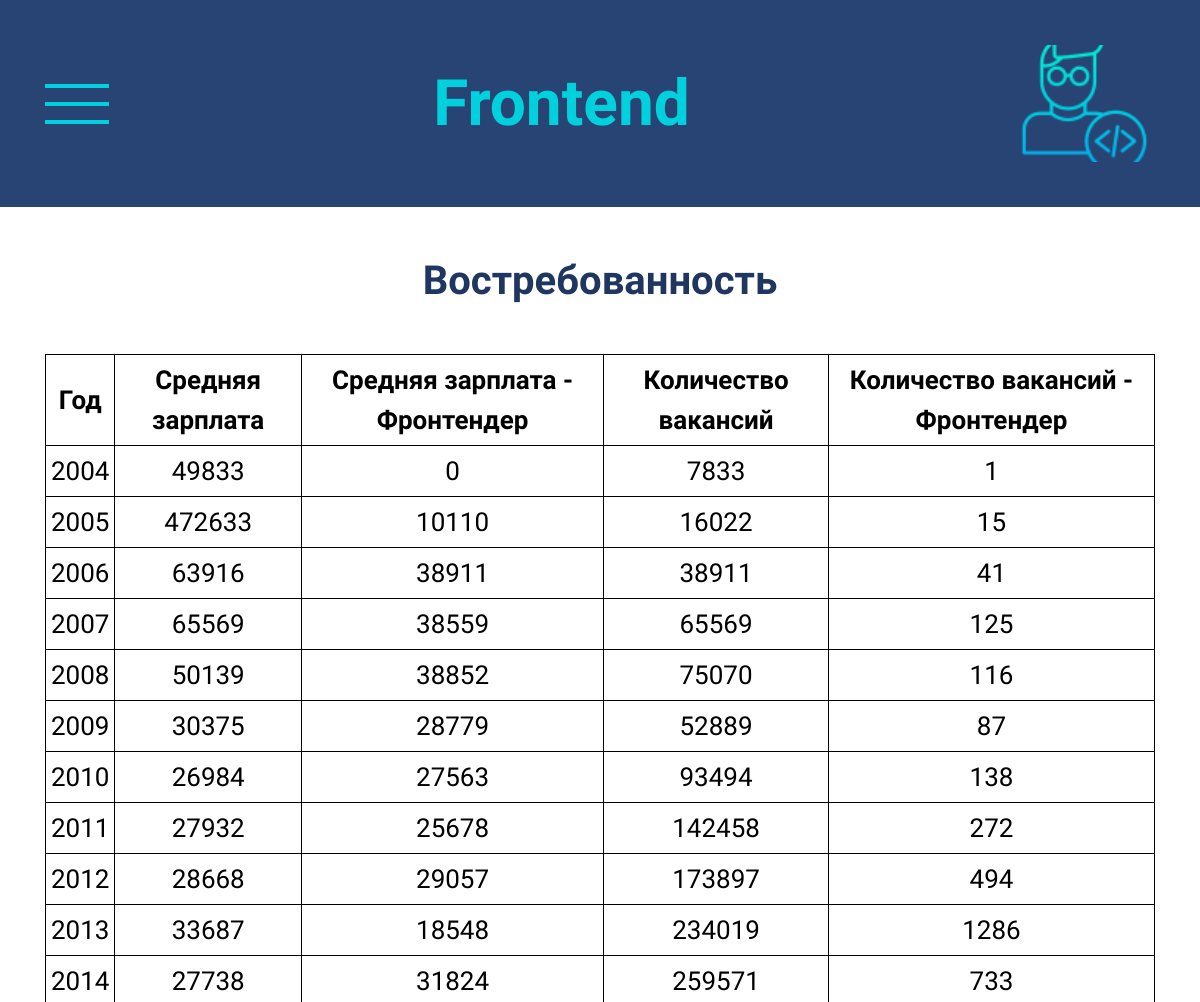
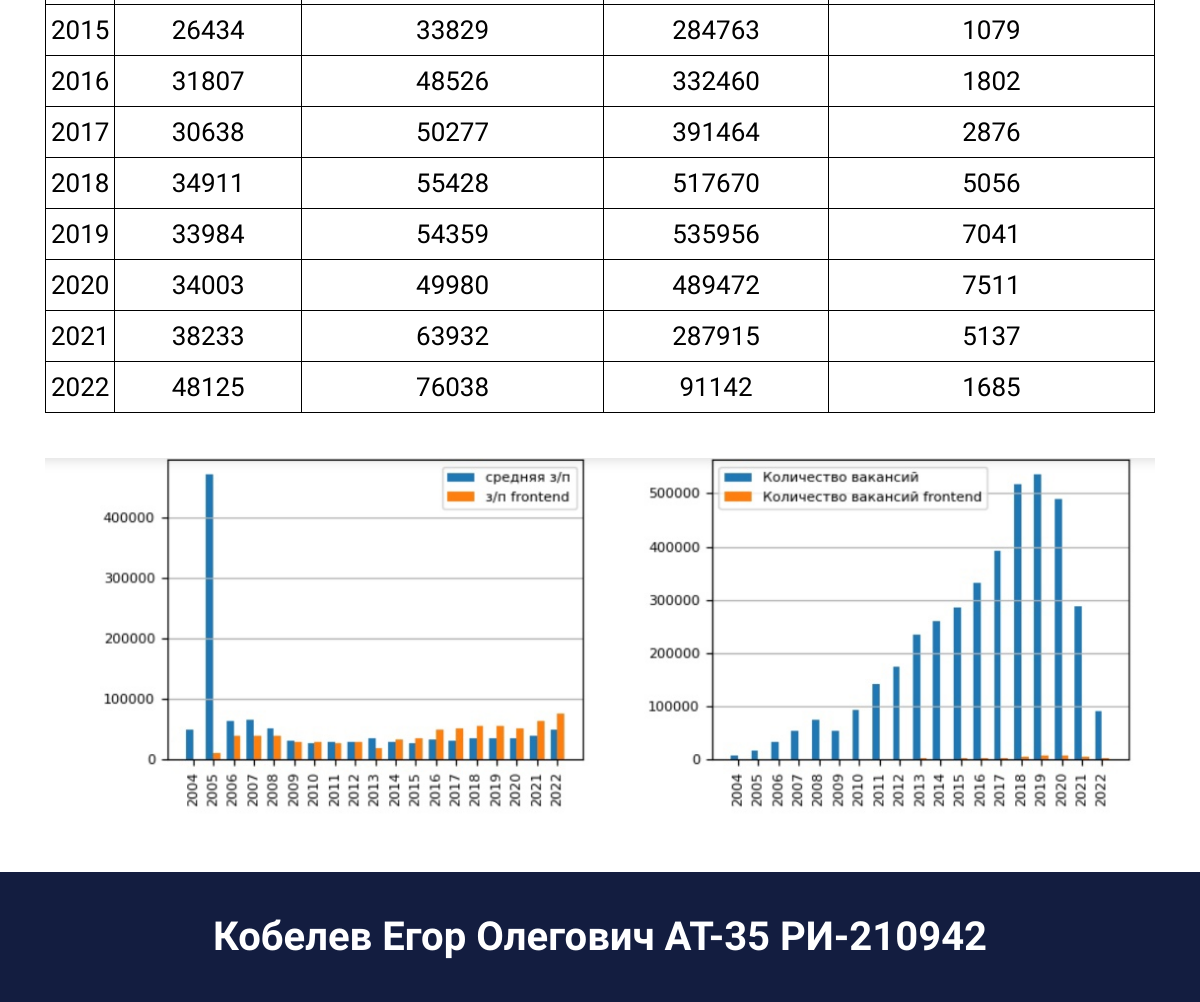
Screenshot of /востребованность/ with the database file from the repository (2 pictures, top to bottom).
### frontend/models.py (models this page shows, shortened)
class SalaryAndVacanciesPerYearsProfessionTable(models.Model):
    year = models.IntegerField(verbose_name="год")
    average_salary = models.IntegerField(verbose_name="средняя заработная плата")
    average_salary_profession = models.IntegerField(verbose_name="средняя заработная плата-frontend")
    vacancies_count = models.IntegerField(verbose_name="количество вакансий")
    vacancies_count_profession = models.IntegerField(verbose_name="количество вакансий-frontend")
    class Meta:
        verbose_name = "Количество вакансий и зарплата по годам по профессии frontend - табличные данные"
        verbose_name_plural = "Количество вакансий и зарплата по годам по профессии frontend - табличные данные"

class SalaryPerYearsGraphics(models.Model):
    title = models.CharField(max_length=255, verbose_name="Заголовок")
    photo = models.ImageField(upload_to="photo", verbose_name="Фото")
    class Meta:
        verbose_name = "Заработная плата - графики"
        verbose_name_plural = "Заработная плата - графики"

### frontend/views.py (called while the page is built)
def demand(request):
    demand_table_info = SalaryAndVacanciesPerYearsProfessionTable.objects.all()
    demand_graphic_info = SalaryPerYearsGraphics.objects.all()
    context = {
        'title': "Востребованность",
        "demand_table_info": demand_table_info,
        "demand_graphic_info": demand_graphic_info
    }
    return render(request, 'frontend/demand.html', context=context)

### frontend/templates/frontend/demand.html
{% extends 'frontend/base.html' %}
{% block content %}
<section class="demand">
    <div class="container">
        <div class="demand__container">
            <h2 class="demand__title">Востребованность</h2>
            <table class="demand__table">
                <thead class="table__header">
                    <tr class="table__row">
                        <th class="table__cell">Год</th>
                        <th class="table__cell">Средняя зарплата</th>
                        <th class="table__cell">Средняя зарплата - Фронтендер</th>
                        <th class="table__cell">Количество вакансий</th>
                        <th class="table__cell">Количество вакансий - Фронтендер</th>
                    </tr>
                </thead>
                <tbody class="table__body">
                {% for item in demand_table_info%}
                    <tr class="table__row">
                        <th class="table__cell">{{item.year}}</th>
                        <th class="table__cell">{{item.average_salary}}</th>
                        <th class="table__cell">{{item.average_salary_profession}}</th>
                        <th class="table__cell">{{item.vacancies_count}}</th>
                        <th class="table__cell">{{item.vacancies_count_profession}}</th>
                    </tr>
                {% endfor %}
                </tbody>
            </table>
            <div class="demand__images-container">
                {% for item in demand_graphic_info%}
                <img class="demand__image" src="{{item.photo.url}}" alt="график статических данных">
            {% endfor %}
            </div>
        </div>
    </div>
</section>
{% endblock content%}

### frontend/templates/frontend/base.html (shortened to what this page needs)
{% load static %}
<!DOCTYPE html>
<html lang="en">
<head>
    <link href="{% static 'frontend/css/normalize.css' %}" rel="stylesheet">
    <link href="{% static 'frontend/css/styles.css' %}" rel="stylesheet">
</head>
<body>
     {% block header %}
     <header class="header">
         <div class="container">
             <div class="header__container">
                 <div class="header__burger">
                     <span class="burger__line"></span>
                     <span class="burger__line"></span>
                     <span class="burger__line"></span>
                 </div>
                 <h1 class="header__title">Frontend</h1>
                 <img class="header__logo" src="{% static 'frontend/images/logo.svg' %}" alt="Логотип">
             </div>
         </div>
     </header>
     {% endblock header %}
     <main class="main">
         {% block content %}
         {% endblock content%}
     </main>
     {% block footer %}
     <footer class="footer">
         <div class="container">
             <div class="footer__container">
                <p class="footer__information">
                    Кобелев Егор Олегович АТ-35 РИ-210942
                </p>
             </div>
         </div>
     </footer>
     {% endblock footer %}
</body>
</html>

### frontend/static/frontend/css/styles.css (style rules this page uses)
:root { --header-background-color: #284474; --header-elements-color: #00D1DC; --footer-background-color: #131D40; --header--navigation-color--disabled: #D0D7E9; --header--navigation-color--active: #284474; --about-color: #131D40; --offset: 45px; --list-padding: 10px; --interaction-background-color: #567CA9; --interaction-color: white; --footer-color: white; --technologies-background-color: #567CA9; --technologies-color: white; --demand-color: #1F3660; --vacancy-color: #1F3660; --skills-color: #1F3660; }
*, *::before, *::after { box-sizing: border-box; }
img { max-width: 100% }
body { margin: 0; padding: 0; font-weight: 400; font-family: "Jura", sans-serif; font-size: 26px; line-height: 40px; }
p { margin: 0; }
h1, h2, h3 { margin: 0; }
.container { padding: var(--offset); }
table { border: 1px solid black; border-collapse: collapse; }
th { border: 1px solid black; padding: 5px }
.header { background-color: var(--header-background-color); position: fixed; width: 100vw; }
.header__container { color: var(--header-elements-color); display: flex; justify-content: space-between; }
.header__title { font-size: 64px; line-height: 76px; font-weight: 700; text-align: center; align-self: center; }
.header__burger { position: relative; width: 64px; height: 40px; cursor: pointer; align-self: center; }
.header .burger__line { position: absolute; width: 100%; height: 4px; background-color: var(--header-elements-color); }
.header .burger__line:nth-child(2) { top: 18px; }
.header .burger__line:nth-child(3) { top: 36px; }
.main { padding-top: 207px; }
.footer { background-color: var(--footer-background-color); }
.footer__information { font-weight: 700; font-size: 40px; line-height: 40px; color: var(--footer-color); text-align: center; }
.demand__container { min-height: 100vh; }
.demand__title { font-weight: 700; font-size: 40px; line-height: 57px; margin-bottom: var(--offset); color: var(--demand-color); text-align: center; }
.demand__table { width: 100%; margin-bottom: var(--offset); }
.demand .table__body .table__cell { font-weight: 400; }
.demand__images-container { display: flex; flex-direction: column; align-items: center; }

### rows the page displays
SalaryAndVacanciesPerYearsProfessionTable: year "2004", average_salary "49833", average_salary_profession "0", vacancies_count "7833", vacancies_count_profession "1"
SalaryAndVacanciesPerYearsProfessionTable: year "2005", average_salary "472633", average_salary_profession "10110", vacancies_count "16022", vacancies_count_profession "15"
SalaryAndVacanciesPerYearsProfessionTable: year "2006", average_salary "63916", average_salary_profession "38911", vacancies_count "38911", vacancies_count_profession "41"
SalaryAndVacanciesPerYearsProfessionTable: year "2007", average_salary "65569", average_salary_profession "38559", vacancies_count "65569", vacancies_count_profession "125"
SalaryAndVacanciesPerYearsProfessionTable: year "2008", average_salary "50139", average_salary_profession "38852", vacancies_count "75070", vacancies_count_profession "116"
SalaryAndVacanciesPerYearsProfessionTable: year "2009", average_salary "30375", average_salary_profession "28779", vacancies_count "52889", vacancies_count_profession "87"
SalaryAndVacanciesPerYearsProfessionTable: year "2010", average_salary "26984", average_salary_profession "27563", vacancies_count "93494", vacancies_count_profession "138"
SalaryAndVacanciesPerYearsProfessionTable: year "2011", average_salary "27932", average_salary_profession "25678", vacancies_count "142458", vacancies_count_profession "272"
SalaryAndVacanciesPerYearsProfessionTable: year "2012", average_salary "28668", average_salary_profession "29057", vacancies_count "173897", vacancies_count_profession "494"
SalaryAndVacanciesPerYearsProfessionTable: year "2013", average_salary "33687", average_salary_profession "18548", vacancies_count "234019", vacancies_count_profession "1286"
SalaryAndVacanciesPerYearsProfessionTable: year "2014", average_salary "27738", average_salary_profession "31824", vacancies_count "259571", vacancies_count_profession "733"
SalaryAndVacanciesPerYearsProfessionTable: year "2015", average_salary "26434", average_salary_profession "33829", vacancies_count "284763", vacancies_count_profession "1079"
SalaryAndVacanciesPerYearsProfessionTable: year "2016", average_salary "31807", average_salary_profession "48526", vacancies_count "332460", vacancies_count_profession "1802"
SalaryAndVacanciesPerYearsProfessionTable: year "2017", average_salary "30638", average_salary_profession "50277", vacancies_count "391464", vacancies_count_profession "2876"
SalaryAndVacanciesPerYearsProfessionTable: year "2018", average_salary "34911", average_salary_profession "55428", vacancies_count "517670", vacancies_count_profession "5056"
SalaryAndVacanciesPerYearsProfessionTable: year "2019", average_salary "33984", average_salary_profession "54359", vacancies_count "535956", vacancies_count_profession "7041"
SalaryAndVacanciesPerYearsProfessionTable: year "2020", average_salary "34003", average_salary_profession "49980", vacancies_count "489472", vacancies_count_profession "7511"
SalaryAndVacanciesPerYearsProfessionTable: year "2021", average_salary "38233", average_salary_profession "63932", vacancies_count "287915", vacancies_count_profession "5137"
SalaryAndVacanciesPerYearsProfessionTable: year "2022", average_salary "48125", average_salary_profession "76038", vacancies_count "91142", vacancies_count_profession "1685"
SalaryPerYearsGraphics: photo (picture)
